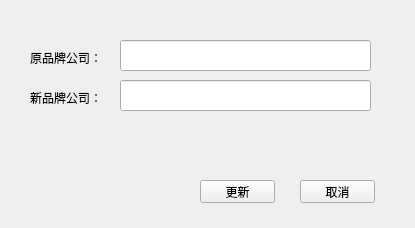
<?xml version="1.0" encoding="UTF-8"?>
<ui version="4.0">
 <class>update</class>
 <widget class="QWidget" name="update">
  <property name="geometry">
   <rect>
    <x>0</x>
    <y>0</y>
    <width>415</width>
    <height>228</height>
   </rect>
  </property>
  <property name="windowTitle">
   <string>更新</string>
  </property>
  <widget class="QPushButton" name="pushButton_4">
   <property name="geometry">
    <rect>
     <x>300</x>
     <y>180</y>
     <width>75</width>
     <height>23</height>
    </rect>
   </property>
   <property name="text">
    <string>取消</string>
   </property>
  </widget>
  <widget class="QPushButton" name="pushButton_3">
   <property name="geometry">
    <rect>
     <x>200</x>
     <y>180</y>
     <width>75</width>
     <height>23</height>
    </rect>
   </property>
   <property name="text">
    <string>更新</string>
   </property>
  </widget>
  <widget class="QLabel" name="label">
   <property name="geometry">
    <rect>
     <x>30</x>
     <y>90</y>
     <width>81</width>
     <height>16</height>
    </rect>
   </property>
   <property name="text">
    <string>新品牌公司：</string>
   </property>
  </widget>
  <widget class="QLineEdit" name="lineEdit">
   <property name="geometry">
    <rect>
     <x>120</x>
     <y>80</y>
     <width>251</width>
     <height>31</height>
    </rect>
   </property>
  </widget>
  <widget class="QLabel" name="label_2">
   <property name="geometry">
    <rect>
     <x>30</x>
     <y>50</y>
     <width>81</width>
     <height>16</height>
    </rect>
   </property>
   <property name="text">
    <string>原品牌公司：</string>
   </property>
  </widget>
  <widget class="QLineEdit" name="lineEdit_2">
   <property name="geometry">
    <rect>
     <x>120</x>
     <y>40</y>
     <width>251</width>
     <height>31</height>
    </rect>
   </property>
  </widget>
 </widget>
 <resources/>
 <connections/>
</ui>
